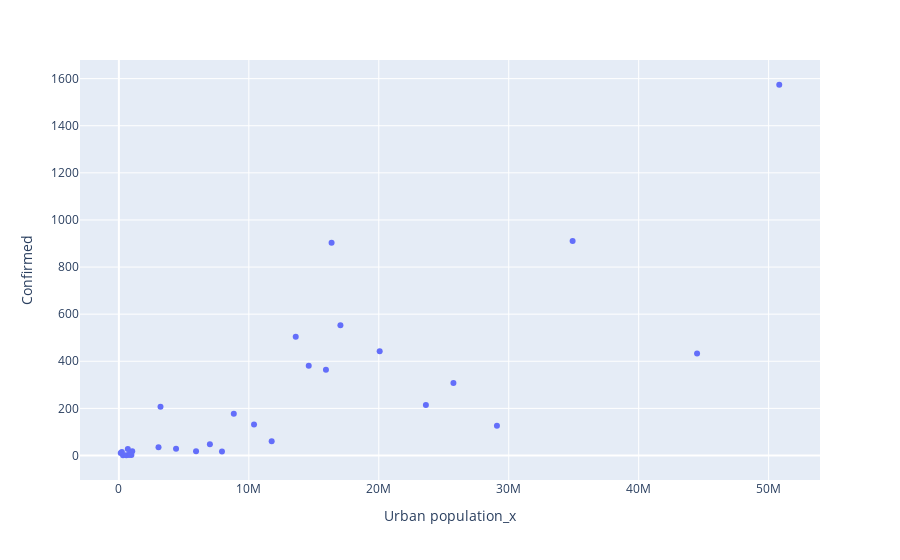

Notebook code for this chart:
### Code cell
fig = px.scatter(India_cov_pop, x='Urban population_x', y='Confirmed', hover_data=['State / UT'] )
fig.show()

### Figure 1 — Plotly figure (JSON) as saved in the notebook; plotly's stock layout.template omitted (floating-point values rounded to 4 significant figures)
{"data": [{"customdata": [["Andaman and Nicobar Islands"], ["Andhra Pradesh"], ["Arunachal Pradesh"], ["Assam"], ["Bihar"], ["Chandigarh"], ["Chhattisgarh"], ["Delhi"], ["Goa"], ["Gujarat"], ["Haryana"], ["Himachal Pradesh"], ["Jammu and Kashmir"], ["Jharkhand"], ["Karnataka"], ["Kerala"], ["Ladakh"], ["Madhya Pradesh"], ["Maharashtra"], ["Manipur"], ["Mizoram"], ["Odisha"], ["Puducherry"], ["Punjab"], ["Rajasthan"], ["Tamil Nadu"], ["Telengana"], ["Tripura"], ["Uttar Pradesh"], ["Uttarakhand"], ["West Bengal"]], "hoverlabel": {"namelength": 0}, "hovertemplate": "Urban population_x=%{x}<br>Confirmed=%{y}<br>State / UT=%{customdata[0]}", "legendgroup": "", "marker": {"color": "#636efa", "symbol": "circle"}, "mode": "markers", "name": "", "showlegend": false, "type": "scatter", "x": [143488, 14610410, 317369, 4398542, 11758016, 1026459, 5937237, 16368899, 906814, 25745083, 8842103, 688552, 3202812, 7933061, 23625962, 15934926, 230160, 20069405, 50818259, 776515, 571771, 7003656, 852753, 10399146, 17048085, 34917440, 13608665, 961453, 44495063, 3049338, 29093002], "xaxis": "x", "y": [11, 381, 1, 29, 60, 18, 18, 903, 7, 308, 177, 28, 207, 17, 214, 364, 15, 443, 1574, 2, 1, 48, 7, 132, 553, 911, 504, 2, 433, 35, 126], "yaxis": "y"}], "layout": {"legend": {"tracegroupgap": 0}, "margin": {"t": 60}, "xaxis": {"anchor": "y", "domain": [0, 1], "title": {"text": "Urban population_x"}}, "yaxis": {"anchor": "x", "domain": [0, 1], "title": {"text": "Confirmed"}}}}
